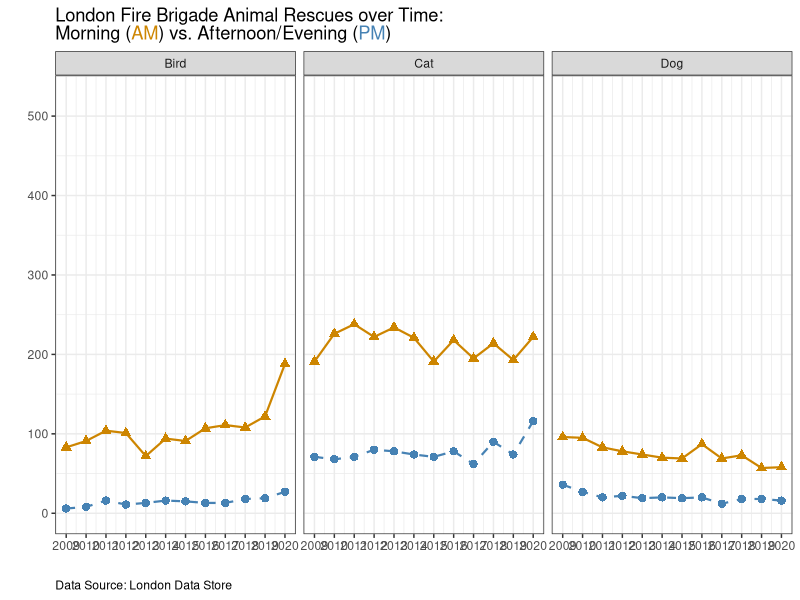
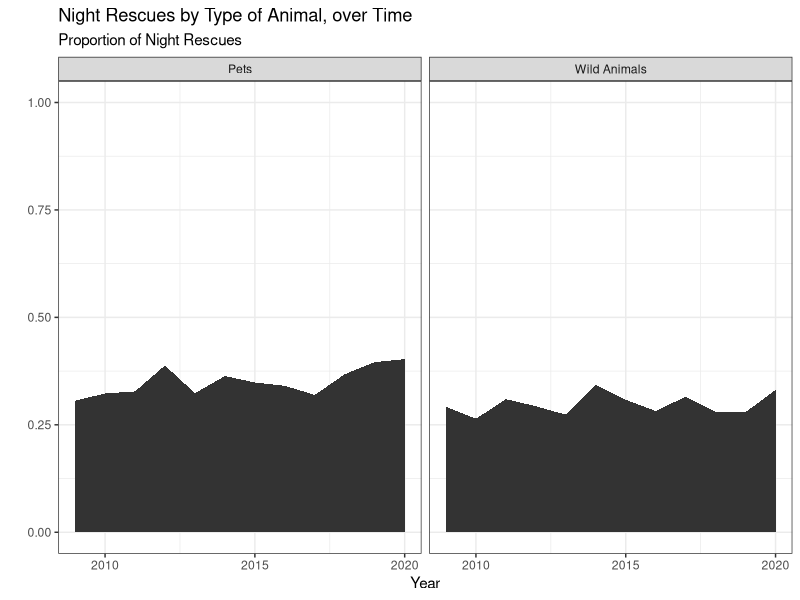
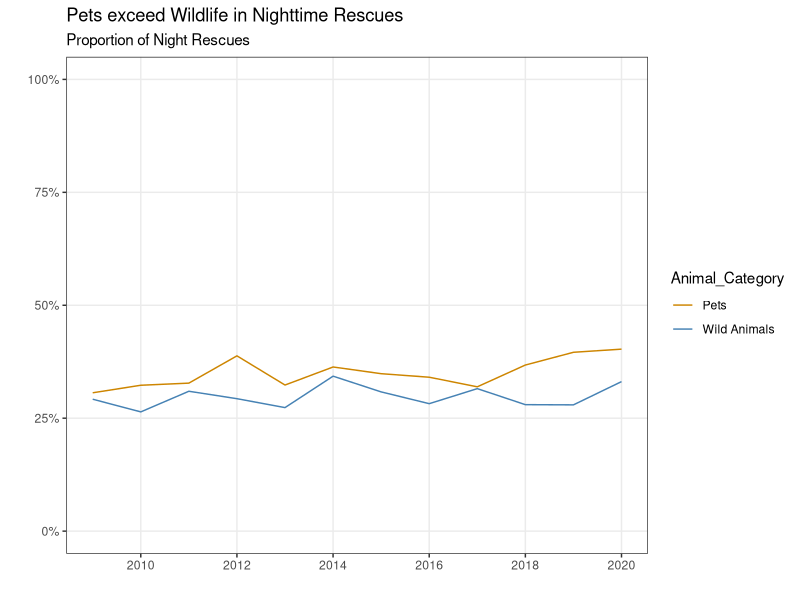
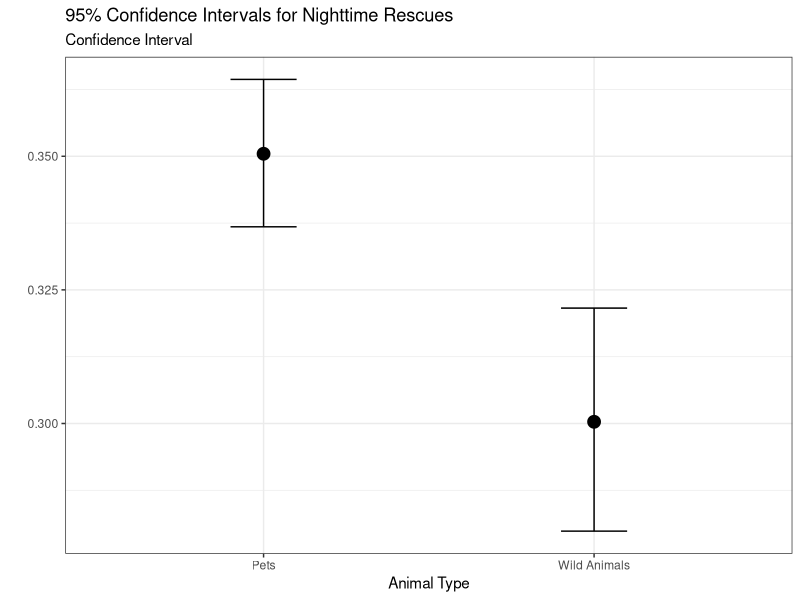

R code for these plots, in order:
## ---- chunk 1
#| message: false

library(tidyverse)
library(here)
library(ggrepel)
library(ggtext)

animals <- read_csv(here("animal_rescues.csv"))
## ---- chunk 2
#| fig-width: 8
#| fig-height: 4
#| fig-alt: "The figure represents the number of animal rescues by the London Fire Brigade from 2009 to 2020, with the data sourced from the London Data Store. Grouped by the time of day (morning vs. afternoon/evening), the plot reveals that afternoon/evening rescures have been far more common than morning rescues across all years."
#| fig-cap: "The figure represents the number of animal rescues by the London Fire Brigade from 2009 to 2020. Grouped by the time of day, the plot reveals that afternoon/evening rescues have been far more common than morning rescues across all years."

#animals_start <- animals |>
#  filter(cal_year == 2009) |>
#  mutate(date_time_of_call = dmy_hm(date_time_of_call),
#         am_pm = if_else(hour(date_time_of_call) < 12, "AM", "PM")) |>
#  group_by(cal_year, am_pm) |>
#  count()

animals |>
  filter(cal_year < 2021) |>
  mutate(date_time_of_call = dmy_hm(date_time_of_call),
         day_time = if_else(hour(date_time_of_call) < 9 | hour(date_time_of_call) >= 21, "Night", "Day")) |>
  filter(animal_group_parent %in% c("Cat", "Dog", "Bird")) |>
  group_by(cal_year, day_time, animal_group_parent) |>
  count() |>
  ggplot(aes(x = cal_year, y = n, color = day_time)) +
  geom_line(aes(linetype = day_time), show.legend = FALSE, linewidth = 0.75) +
  geom_point(aes(shape = day_time), show.legend = FALSE, size = 2.5) +
  labs(title = "London Fire Brigade Animal Rescues over Time:<br>Morning (<span style='color: orange3;'>AM</span>) vs. Afternoon/Evening (<span style='color: steelblue;'>PM</span>)",
       x = "",
       y = "",
       caption = "Data Source: London Data Store",
       ) +
  scale_color_manual(values = c("orange3","steelblue")) +
  scale_linetype_manual(values = c("solid", "dashed")) +
  scale_shape_manual(values = c(17, 16)) +
  scale_x_continuous(breaks = c(2009, 2010, 2011, 2012, 2013, 2014, 2015, 2016, 2017, 2018, 2019, 2020)) +
  scale_y_continuous(limits = c(0, 525), breaks = c(0, 100, 200, 300, 400, 500)) +
  theme_bw() +
  theme(plot.caption = element_text(hjust = 0),
        plot.title = element_markdown()) +
  facet_wrap(~animal_group_parent)
## ---- chunk 3
#| fig-width: 8
#| fig-height: 4

animals_new <- animals |>
  filter(cal_year < 2021) |>
  mutate(date_time_of_call = dmy_hm(date_time_of_call),
         day_time = if_else(hour(date_time_of_call) < 6 | hour(date_time_of_call) >= 18, "Night", "Day")) |>
  filter(animal_group_parent %in% c("Cat", "Dog", "Rabbit", "Bird", "Fox", "Deer")) |>
  mutate(animal_category = case_when(animal_group_parent == "Cat" ~ "Pet",
                                     animal_group_parent == "Dog" ~ "Pet",
                                     animal_group_parent == "Rabbit" ~ "Pet",
                                     animal_group_parent == "Bird" ~ "Wild",
                                     animal_group_parent == "Fox" ~ "Wild",
                                     animal_group_parent == "Deer" ~ "Wild")) |>
  group_by(cal_year, day_time, animal_category) |>
  count() |>
  pivot_wider(names_from = c(animal_category, day_time),
              values_from = n) |>
  mutate(Pets = Pet_Night / (Pet_Day + Pet_Night),
         `Wild Animals` = Wild_Night / (Wild_Day + Wild_Night)) |>
  select(cal_year, Pets, `Wild Animals`) |>
  pivot_longer(cols = Pets:`Wild Animals`,
               names_to = "Animal_Category",
               values_to = "Prop_Night")
  
animals_new |>
  ggplot(aes(x = cal_year, y = Prop_Night)) +
  geom_area() +
  #geom_line() +
  #geom_point() +
  labs(title = "Night Rescues by Type of Animal, over Time",
       subtitle = "Proportion of Night Rescues",
       x = "Year",
       y = "") +
  scale_x_continuous(breaks = c(2010, 2015, 2020)) +
  scale_y_continuous(limits = c(0, 1)) +
  theme_bw() +
  facet_wrap(~Animal_Category)
## ---- chunk 4
animals |>
  filter(cal_year < 2021) |>
  mutate(date_time_of_call = dmy_hm(date_time_of_call),
         day_time = if_else(hour(date_time_of_call) < 6 | hour(date_time_of_call) >= 18, "Night", "Day")) |>
  filter(animal_group_parent %in% c("Cat", "Dog", "Rabbit", "Bird", "Fox", "Deer")) |>
  mutate(Animal_Category = case_when(animal_group_parent == "Cat" ~ "Pets",
                                     animal_group_parent == "Dog" ~ "Pets",
                                     animal_group_parent == "Rabbit" ~ "Pets",
                                     animal_group_parent == "Bird" ~ "Wild Animals",
                                     animal_group_parent == "Fox" ~ "Wild Animals",
                                     animal_group_parent == "Deer" ~ "Wild Animals")) |>
  group_by(day_time, Animal_Category) |>
  count() |>
  pivot_wider(id_cols = Animal_Category, names_from = day_time, values_from = n) |>
  mutate(Total = Day + Night,
         Night_Prop = Night / Total) |>
  select(Animal_Category, Night_Prop)


#  pivot_wider(names_from = c(animal_group_parent, day_time),
#              values_from = n) |>
#  mutate(Bird = Bird_Night / (Bird_Day + Bird_Night),
#         Cat = Cat_Night / (Cat_Day + Cat_Night),
#         Dog = Dog_Night / (Dog_Day + Dog_Night)) |>
#  select(cal_year, Bird, Cat, Dog) |>
#  pivot_longer(cols = Bird:Dog,
#               names_to = "Animal",
#               values_to = "Prop_Night")
## ---- chunk 5
# Updated graph
animals_new |>
  ggplot(aes(x = cal_year, y = Prop_Night, color = Animal_Category)) +
  geom_line() +
  labs(title = "Pets exceed Wildlife in Nighttime Rescues",
       subtitle = "Proportion of Night Rescues",
       y = "",
       x = "",
       fill = "Animal Type") +
  scale_x_continuous(breaks = c(2010, 2012, 2014, 2016, 2018, 2020), minor_breaks = NULL) +
  scale_y_continuous(limits = c(0, 1), minor_breaks = NULL, labels = scales::percent) +
  theme_bw() +
  scale_color_manual(values = c("orange3", "steelblue"))

## ---- chunk 6
# Conditions 
animals_check <- animals |>
  filter(cal_year < 2021) |>
  mutate(date_time_of_call = dmy_hm(date_time_of_call),
         day_time = if_else(hour(date_time_of_call) < 6 | hour(date_time_of_call) >= 18, "Night", "Day")) |>
  filter(animal_group_parent %in% c("Cat", "Dog", "Rabbit", "Bird", "Fox", "Deer")) |>
  mutate(animal_category = case_when(animal_group_parent == "Cat" ~ "Pet",
                                     animal_group_parent == "Dog" ~ "Pet",
                                     animal_group_parent == "Rabbit" ~ "Pet",
                                     animal_group_parent == "Bird" ~ "Wild",
                                     animal_group_parent == "Fox" ~ "Wild",
                                     animal_group_parent == "Deer" ~ "Wild")) |>
  select(animal_category, day_time) |>
  count(animal_category, day_time) 


## ---- chunk 7
# two prop z-test
# Number of nighttime in each sample
pet <- 1636
wild <- 570

# Total number of animals in each sample
n_pet <- 4668
n_wild <- 1898

# Calculate sample proportions
p1 <- pet / n_pet
p2 <- wild / n_wild

# Combined proportion
p_combined <- (pet + wild) / (n_pet + n_wild)

# Standard error
se <- sqrt(p_combined * (1 - p_combined) * (1/n_pet + 1/n_wild))

# Z-score
z <- (p1 - p2) / se

# P-value
p_value <- 2 * pnorm(-abs(z))
prop.test(x = c(1636, 570), n= c(4668, 1898), alternative = "greater")

# Check sample sizes
p1
p2 
n_pet
n_wild
n_pet*p1
n_pet*(1-p1)
n_wild*p2
n_wild*(1-p2)

# Confidence Intervals
result1 <- prop.test(pet, n_pet)
result2 <- prop.test(wild, n_wild)
cat("95% Confidence interval for proportion in Pets:", result1$conf.int, "\n95% Confidence interval for proportion in Wild Animals:", result2$conf.int, "\n")

cl_animal <- data.frame(animal_type = c("Pets", "Wild Animals"),
                        lower = c(0.3368063, 0.2798561),
                        upper = c(0.3643841, 0.3215931),
                        prop = c(p1, p2))

ggplot(cl_animal, aes(x = animal_type)) +
  geom_point(aes(y = prop), size = 4) +  # Specify y value here
  geom_errorbar(aes(ymin = lower, ymax = upper), width = 0.2) +
  labs(title = "95% Confidence Intervals for Nighttime Rescues",
       subtitle = "Confidence Interval",
       x = "Animal Type",
       y = "") +
  theme_bw()
  
